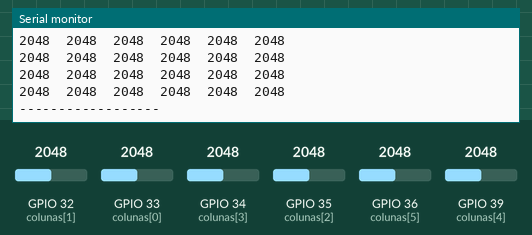
Bench run of a sketch on a simulated ESP32. Parts: the last lines printed to the serial monitor. The test bench sets the inputs (shaded band); at power-on: GPIO 36 (colunas[5]) = 2048, GPIO 32 (colunas[1]) = 2048, GPIO 33 (colunas[0]) = 2048, GPIO 34 (colunas[3]) = 2048, GPIO 35 (colunas[2]) = 2048, GPIO 39 (colunas[4]) = 2048.

Above: at 7.2 s.
7.3 s: GPIO 36 (colunas[5]) set to 1036
At 7.62 s:
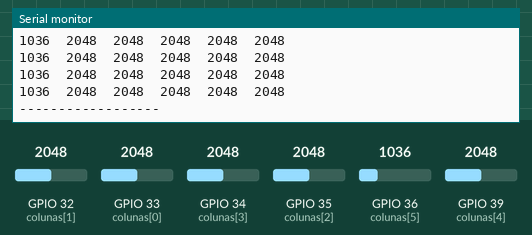
10.3 s: GPIO 36 (colunas[5]) set to 945
At 10.69 s:
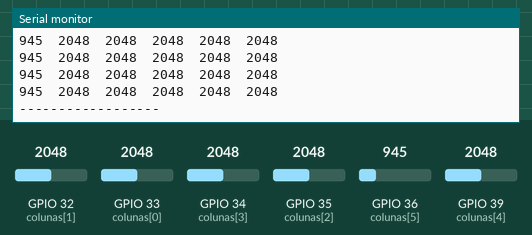
Timing chart, 0 to 12.8 s (numbered marks = the images above; inputs shaded):
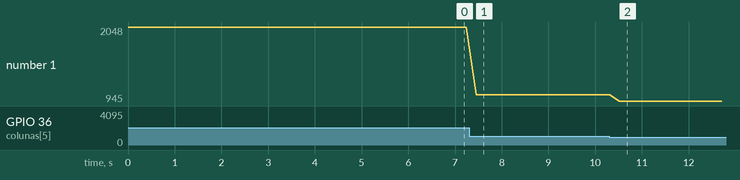

The sketch:

matrizPlotOrganizado.ino
```cpp
int linhas[6]  = {25,26,27,14,12,13};  // OUTPUT
int colunas[6] = {33,32,35,34,39,36};  // ADC

void setup() {
  Serial.begin(115200);

  for (int i = 0; i < 6; i++) {
    pinMode(linhas[i], OUTPUT);
    digitalWrite(linhas[i], LOW);  // começa tudo em LOW
  }
}

void loop() {

  int matriz[6][6];  // buffer dos valores

  for (int l = 0; l < 6; l++) {

    // ativa só essa linha
    digitalWrite(linhas[l], HIGH);
    delayMicroseconds(50);

    for (int c = 0; c < 6; c++) {
      matriz[l][c] = analogRead(colunas[c]);
    }

    digitalWrite(linhas[l], LOW);
  }

  // ------------ PRINT BONITO EM FORMATO DE MATRIZ (COLUNAS INVERTIDAS) ------------
  Serial.println("----- MATRIZ -----");
  for (int l = 0; l < 6; l++) {
    for (int c = 5; c >= 0; c--) {   // <<< AQUI: imprime colunas de trás pra frente
      Serial.print(matriz[l][c]);
      Serial.print("\t");
    }
    Serial.println();
  }
  Serial.println("------------------");
  Serial.println();

  delay(200);   // taxa de atualização
}
```

Measured:
- after the input at 7.3 s, the serial monitor: prints a new line after 0.15 s (image 1)
- after the input at 10.3 s, the serial monitor: prints a new line after 0.22 s (image 2)
- plotted number 1: 2048 → 1036 after the input at 7.3 s, 1036 → 945 after the input at 10.3 s
